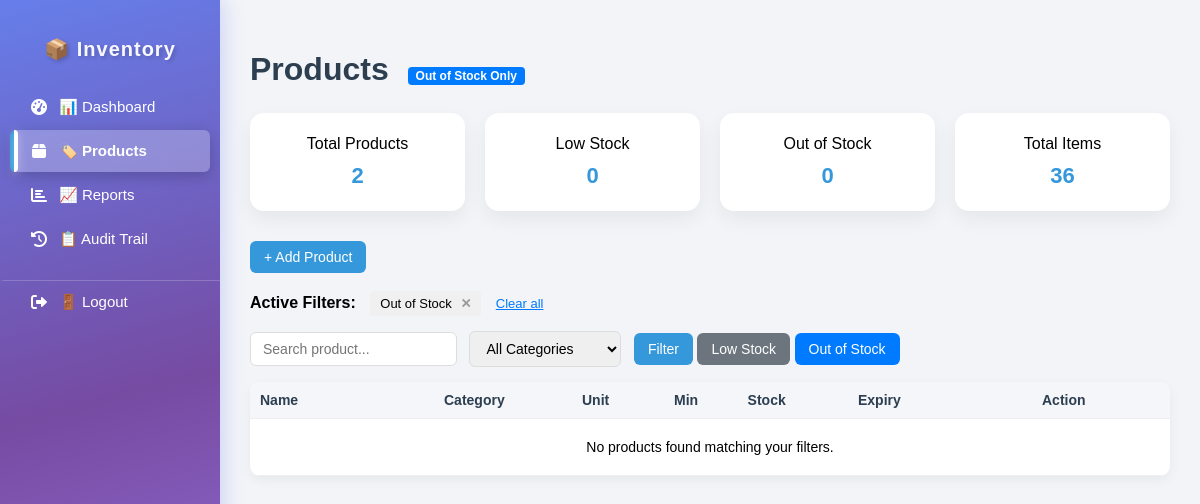
The page /products.php?stock=out on the database as committed earlier.
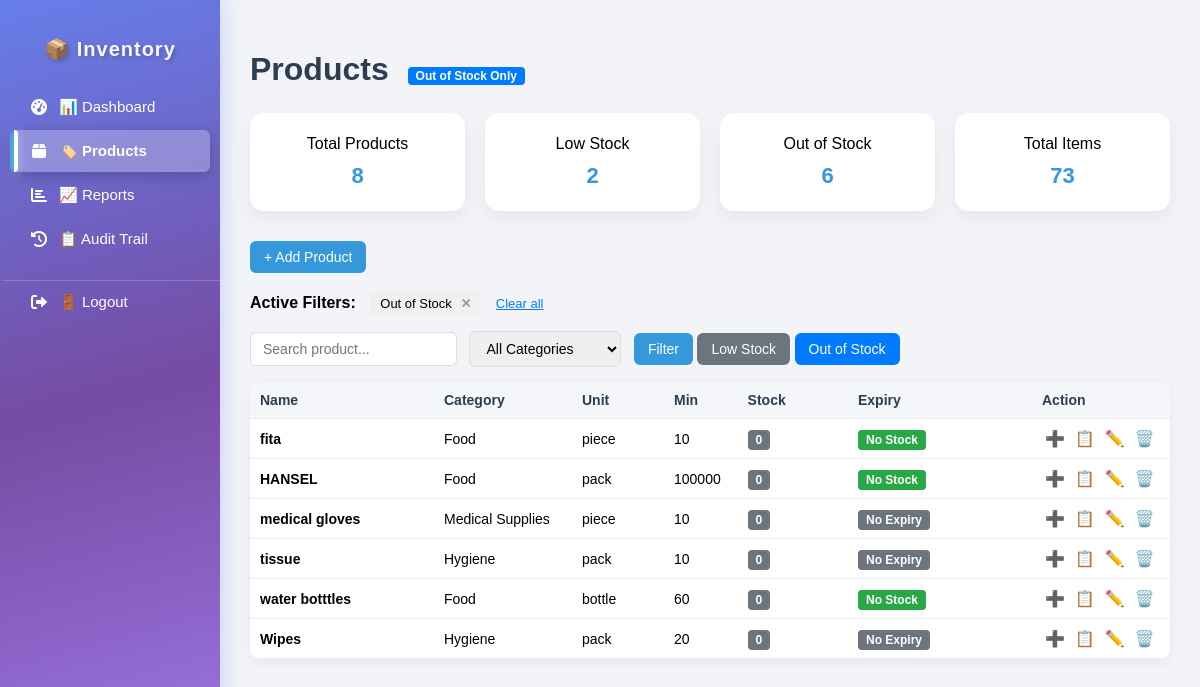
The same page on the database as committed later.
### tables this page shows
CREATE TABLE `products` (
  `id` int(11) NOT NULL,
  `name` varchar(255) NOT NULL,
  `category_id` int(11) NOT NULL,
  `unit` varchar(50) NOT NULL,
  `min_stock` int(11) DEFAULT 0,
  `created_at` timestamp NOT NULL DEFAULT current_timestamp(),
  `is_active` tinyint(1) DEFAULT 1,
  `expiry_date` date DEFAULT NULL,
  `has_expiry` tinyint(1) DEFAULT 1
);

CREATE TABLE `categories` (
  `id` int(11) NOT NULL,
  `name` varchar(100) NOT NULL,
  `created_at` timestamp NOT NULL DEFAULT current_timestamp()
);

### public/products.php (the view, shortened to what the changed rows need)
<?php
$db = Database::connect();
$stockFilter = $_GET['stock'] ?? '';
$page = (isset($_GET['page']) && is_numeric($_GET['page']) && $_GET['page'] > 0)
        ? (int)$_GET['page']
        : 1;
$limit = 10;
$offset = ($page - 1) * $limit;
$whereConditions = [];
$whereConditions[] = "p.is_active = 1";
if ($stockFilter === 'low') {
    $whereConditions[] = "(
        SELECT COALESCE(SUM(
            CASE
                WHEN type='IN' THEN quantity
                WHEN type='OUT' THEN -quantity
                ELSE 0
            END
        ), 0)
        FROM stock_movements
        WHERE product_id = p.id
    ) > 0 AND (
        SELECT COALESCE(SUM(
            CASE
                WHEN type='IN' THEN quantity
                WHEN type='OUT' THEN -quantity
                ELSE 0
            END
        ), 0)
        FROM stock_movements
        WHERE product_id = p.id
    ) <= p.min_stock";
} elseif ($stockFilter === 'out') {
    $whereConditions[] = "(
        SELECT COALESCE(SUM(
            CASE
                WHEN type='IN' THEN quantity
                WHEN type='OUT' THEN -quantity
                ELSE 0
            END
        ), 0)
        FROM stock_movements
        WHERE product_id = p.id
    ) <= 0";
}
$whereSQL = "WHERE " . implode(" AND ", $whereConditions);
$sql = "
SELECT
    p.id,
    p.name,
    p.unit,
    p.min_stock,
    p.category_id,
    p.has_expiry,
    c.name AS category_name,
    -- Calculate TOTAL stock across all batches
    COALESCE((
        SELECT SUM(
            CASE
                WHEN type='IN' THEN quantity
                WHEN type='OUT' THEN -quantity
                ELSE 0
            END
        )
        FROM stock_movements
        WHERE product_id = p.id
    ), 0) as total_stock
FROM products p
INNER JOIN categories c ON p.category_id = c.id
$whereSQL
ORDER BY p.name ASC
LIMIT :limit OFFSET :offset
";
$stmt = $db->prepare($sql);
$stmt->bindValue(':limit', $limit, PDO::PARAM_INT);
$stmt->bindValue(':offset', $offset, PDO::PARAM_INT);
$stmt->execute();
$products = $stmt->fetchAll(PDO::FETCH_ASSOC);
$processedProducts = [];
foreach ($products as $product) {
    $productId = $product['id'];
    $batchSql = "
        SELECT
            expiry_date,
            SUM(
                CASE
                    WHEN type='IN' THEN quantity
                    WHEN type='OUT' THEN -quantity
                    ELSE 0
                END
            ) as batch_stock
        FROM stock_movements
        WHERE product_id = :product_id
        GROUP BY expiry_date
        HAVING batch_stock > 0
        ORDER BY
            CASE WHEN expiry_date IS NULL THEN 1 ELSE 0 END,
            expiry_date ASC
    ";
    $batchStmt = $db->prepare($batchSql);
    $batchStmt->bindValue(':product_id', $productId, PDO::PARAM_INT);
    $batchStmt->execute();
    $batches = $batchStmt->fetchAll(PDO::FETCH_ASSOC);
    $product['batch_count'] = count($batches);
    $nearestExpiry = null;
    $expiredCount = 0;
    $product['nearest_expiry'] = $nearestExpiry;
    $product['expired_count'] = $expiredCount;
    $processedProducts[] = $product;
}
$products = $processedProducts;
$summaryQuery = "
    SELECT
        COUNT(DISTINCT p.id) as total_products,
        SUM(CASE
            WHEN COALESCE(sm.total, 0) > 0 AND COALESCE(sm.total, 0) <= p.min_stock THEN 1
            ELSE 0
        END) as low_stock,
        SUM(CASE
            WHEN COALESCE(sm.total, 0) <= 0 THEN 1
            ELSE 0
        END) as out_stock,
        COALESCE(SUM(sm.total), 0) as total_items
    FROM products p
    LEFT JOIN (
        SELECT
            product_id,
            SUM(CASE
                WHEN type='IN' THEN quantity
                WHEN type='OUT' THEN -quantity
                ELSE 0
            END) as total
        FROM stock_movements
        GROUP BY product_id
    ) sm ON p.id = sm.product_id
    WHERE p.is_active = 1
";
$summary = $db->query($summaryQuery)->fetch(PDO::FETCH_ASSOC);
?>
<!DOCTYPE html>
<html>
<head>
<link rel="stylesheet" href="assets/css/products.css">
<link rel="stylesheet" href="assets/css/style.css">
</head>
<body>
    <div class="container">
        <?php include 'includes/sidebar.php'; ?>
        <div class="main">
            <h1>Products
                <?php if ($stockFilter === 'low'): ?>
                    <span class="active-filter">Low Stock Only</span>
                <?php elseif ($stockFilter === 'out'): ?>
                    <span class="active-filter">Out of Stock Only</span>
                <?php endif; ?>
            </h1>
            <div class="card-container">
                <a href="products.php" style="text-decoration: none; color: inherit;">
                    <div class="card">Total Products<br><b><?= number_format($summary['total_products'] ?? 0) ?></b></div>
                </a>
                <a href="products.php?stock=low" style="text-decoration: none; color: inherit;">
                    <div class="card">Low Stock<br><b><?= number_format($summary['low_stock'] ?? 0) ?></b></div>
                </a>
                <a href="products.php?stock=out" style="text-decoration: none; color: inherit;">
                    <div class="card">Out of Stock<br><b><?= number_format($summary['out_stock'] ?? 0) ?></b></div>
                </a>
                <div class="card">Total Items<br><b><?= number_format($summary['total_items'] ?? 0) ?></b></div>
            </div>
            <br><br>
            <table>
                <thead>
                    <tr>
                        <th>Name</th>
                        <th>Category</th>
                        <th>Unit</th>
                        <th>Min</th>
                        <th>Stock</th>
                        <th>Expiry</th>
                        <th>Action</th>
                    </tr>
                </thead>
                <tbody id="productTable">
                    <?php if(count($products) > 0): ?>
                        <?php foreach($products as $product): ?>
                            <?php
                            $stock = (int)$product['total_stock'];
                            $min = (int)$product['min_stock'];
                            $hasExpiry = (bool)$product['has_expiry'];
                            ?>
                            <tr>
                                <td>
                                    <strong><?= htmlspecialchars($product['name']) ?></strong>
                                </td>
                                <td><?= htmlspecialchars($product['category_name']) ?></td>
                                <td><?= htmlspecialchars($product['unit']) ?></td>
                                <td><?= $product['min_stock'] ?></td>
                                <td>
                                    <?php if ($stock <= 0): ?>
                                        <span class="out-badge">0</span>
                                    <?php elseif ($stock <= $min): ?>
                                        <span class="low-badge"><?= $stock ?></span>
                                    <?php else: ?>
                                        <span style="font-weight:bold;"><?= $stock ?></span>
                                    <?php endif; ?>
                                </td>
                                <td>
                                    <?php
                                    if (!$hasExpiry) {
                                        echo "<span class='no-expiry-badge'>No Expiry</span>";
                                    } else {
                                        echo "<span class='safe-badge'>No Stock</span>";
                                    }
                                    ?>
                                </td>
                                <td class="action-buttons">
                                    <a href="#" class="action-btn" title="Stock In"
                                       onclick="openStockInModal(<?= $product['id'] ?>, '<?= htmlspecialchars(addslashes($product['name'])) ?>', null, <?= $hasExpiry ? 'true' : 'false' ?>); return false;">➕</a>
                                    <a href="#" class="action-btn" title="View Batches"
                                       onclick="viewBatches(<?= $product['id'] ?>, '<?= htmlspecialchars(addslashes($product['name'])) ?>'); return false;">📋</a>
                                    <a href="#" class="action-btn" title="Edit"
                                       onclick="openEditModal(<?= $product['id'] ?>, '<?= htmlspecialchars(addslashes($product['name'])) ?>', <?= $product['category_id'] ?>, '<?= htmlspecialchars(addslashes($product['unit'])) ?>', <?= $product['min_stock'] ?>, <?= $product['has_expiry'] ?>); return false;">✏️</a>
                                    <a href="#" class="action-btn" title="Delete"
                                       onclick="confirmDelete(<?= $product['id'] ?>, '<?= htmlspecialchars(addslashes($product['name'])) ?>'); return false;">🗑️</a>
                                </td>
                            </tr>
                        <?php endforeach; ?>
                    <?php else: ?>
                        <tr><td colspan="7" style="text-align:center; padding:20px;">No products found matching your filters.</td></tr>
                    <?php endif; ?>
                </tbody>
            </table>
        </div>
    </div>
</body>
</html>

Rows that differ between the two databases and show on the page:
now on this page (row edited): products: name "fita", category.name "Food", unit "piece", min_stock "10", has_expiry "No Stock"
added products: name "HANSEL", category.name "Food", unit "pack", min_stock "100000", has_expiry "No Stock"
added products: name "medical gloves", category.name "Medical Supplies", unit "piece", min_stock "10", has_expiry "No Expiry"
now on this page (row edited): products: name "tissue", category.name "Hygiene", unit "pack", min_stock "10", has_expiry "No Expiry"
added products: name "water botttles", category.name "Food", unit "bottle", min_stock "60", has_expiry "No Stock"
added products: name "Wipes", category.name "Hygiene", unit "pack", min_stock "20", has_expiry "No Expiry"
Other text that changed with them:
$summary['total_products']: "2" → "8"
$summary['low_stock']: "0" → "2"
$summary['out_stock']: "0" → "6"
$summary['total_items']: "36" → "73"
text no longer shown: "No products found matching your filters."
